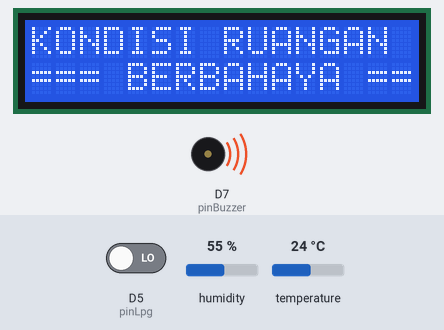
Bench run of a sketch on a simulated ESP8266 (NodeMCU). Shown: 16×2 character LCD, buzzer (waves = sounding, pin HIGH). The inputs (shaded band) are chosen by the test bench; at power-on: D5 (pinLpg) LOW, humidity 55 %, temperature 24 °C. What the sketch prints to the serial monitor is not drawn.

Above: at 1.2 s.
1.3 s: D5 (pinLpg) driven HIGH
At 2.5 s:
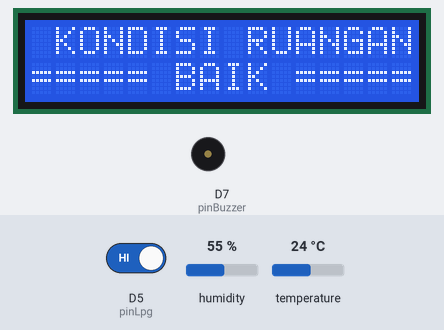
4.0 s: D5 (pinLpg) driven LOW
At 5.5 s:
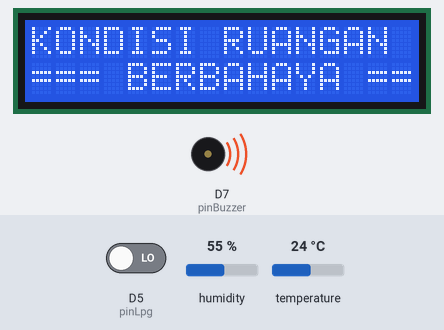
Timing chart, 0 to 7.0 s (numbered marks = the images above; inputs shaded):
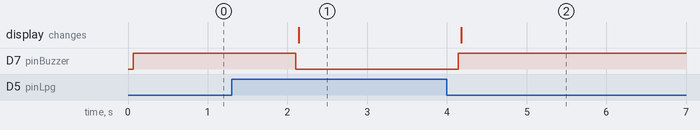

Measured:
- after the input at 1.3 s, D7 (pinBuzzer): HIGH → LOW after 0.81 s; the display: changes after 0.84 s (image 1)
- after the input at 4.0 s, D7 (pinBuzzer): LOW → HIGH after 0.14 s; the display: changes after 0.18 s (image 2)

The sketch:

NDETEKSI_GAS_DAN_MONITORING_SUHU_DAN_KELEMBAPAN_BERBASIS_IOT.ino
```cpp
#include <ESP8266WiFi.h>
#include <DHT.h>
#include <ThingerESP8266.h>
#include <Wire.h>
#include <LiquidCrystal_I2C.h>

LiquidCrystal_I2C lcd(0x27,2,1,0,4,5,6,7);

#define USERNAME "rifqiammar" //Username thinger.io
#define DEVICE_ID "AMMAR_IOT"
#define DEVICE_CREDENTIAL "wS9dTwmowZmV"

#define SSID "Red" //Hotspot yang kita pakai
#define SSID_PASSWORD "12345678910"

#define DHTPIN D6 //Pin data dari DHT terhubung ke pin D7 NodeMCU
#define DHTTYPE DHT22

ThingerESP8266 thing(USERNAME, DEVICE_ID, DEVICE_CREDENTIAL);

DHT dht(DHTPIN, DHTTYPE);

float hum,temp;

const int pinLpg = D5;


const int pinBuzzer = D7;

int data;

void setup() {

  lcd.begin(16,2);
  lcd.setBacklightPin(3,POSITIVE);
  lcd.setBacklight(HIGH);

  pinMode(pinLpg, INPUT);


   pinMode(pinBuzzer, OUTPUT);


  Serial.begin(115200);
  Serial.println("Baca DHT22");

  dht.begin();

  thing.add_wifi(SSID, SSID_PASSWORD);

  thing["Monitoring_Suhu_Kelembapan"] >> [](pson& out){
    out["KELEMBAPAN"] = hum;
    out["SUHU"] = temp;
  };
}

void loop() {

 data = digitalRead(pinLpg);
   if (data == HIGH)
 {
 // alarm mati


   digitalWrite(pinBuzzer, LOW);
  lcd.setBacklight(HIGH);
  lcd.setCursor(0,0);
  lcd.print(" KONDISI RUANGAN ");
  lcd.setCursor(0,1);
  lcd.print("===== BAIK =====");

 }
  else if (data == LOW)
 {


  digitalWrite(pinBuzzer, HIGH);


  lcd.setBacklight(HIGH);
  lcd.setCursor(0,0);
  lcd.print("KONDISI RUANGAN ");
   lcd.setCursor(0,1);
  lcd.print("=== BERBAHAYA ====  ");
 }


thing.handle();
  delay(1000); //1 detik
  //sensor membutuhkan waktu 250 ms ketika membaca suhu dan kelembaban
  float h = dht.readHumidity(); //Membaca kelembaban
  float t = dht.readTemperature(); //Membaca suhu dalam satuan Celcius


  hum = h;
  temp = t;
   delay(1000); //1 detik

  Serial.print("Kelembaban: ");
  Serial.print(h);
  Serial.print("% RH ");
  Serial.print("Suhu: ");
  Serial.print(t);
  Serial.print(" *C ");

}
```
